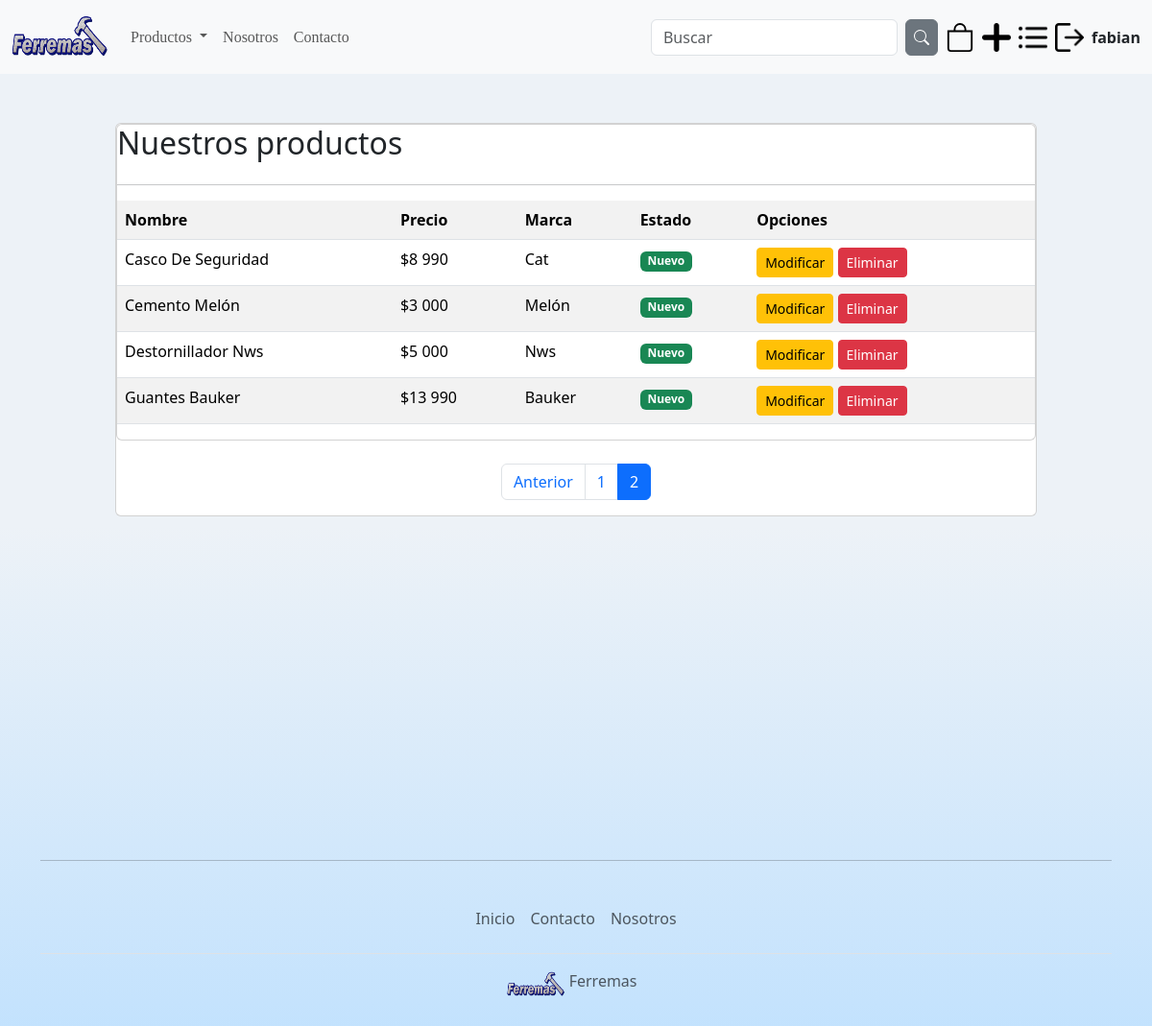
/listarProductos/?page=2 (signed in), run on an earlier commit of the app's database.
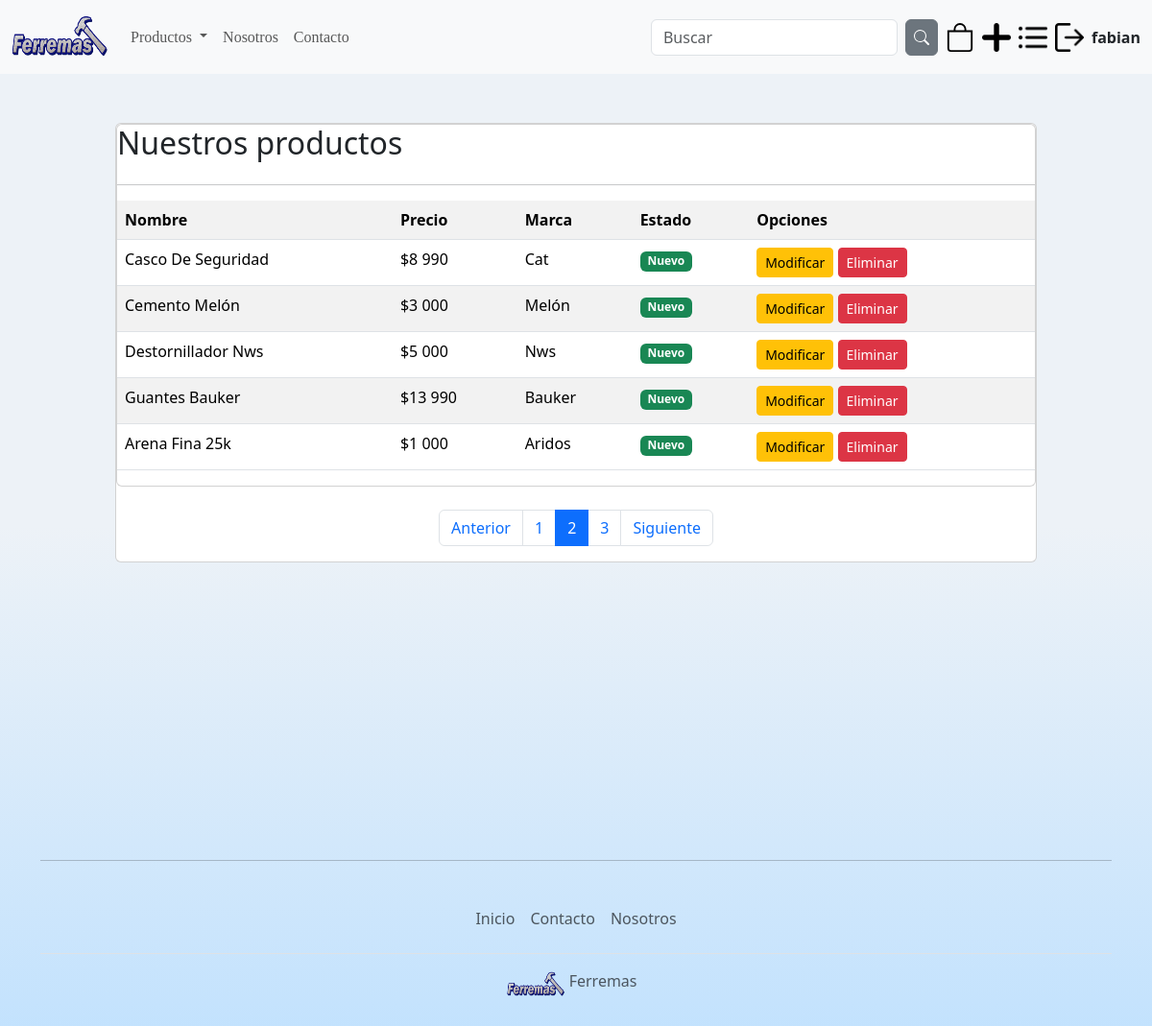
And on a later commit of the database.
### app/models.py (models this page shows, shortened)
class Producto(models.Model):
    nombre = models.CharField(max_length=50)
    precio = models.IntegerField()
    descripcion = models.TextField
    nuevo = models.BooleanField()
    marca = models.ForeignKey(Marca, on_delete=models.PROTECT)
    categoria = models.ForeignKey(Categoria, on_delete=models.PROTECT, null=True, blank=True)
    subcategoria = models.ForeignKey(Subcategoria, on_delete=models.PROTECT, null=True, blank=True)
    fecha_fabricacion = models.DateField()
    imagen = models.ImageField(upload_to='productos', null=True, blank=True)

class Marca(models.Model):
    nombre = models.CharField(max_length=50)
    def __str__(self):
        return self.nombre

### app/views.py (the view)
@permission_required('app.view_producto')
def listarProductos(request):
    productos = Producto.objects.all()
    page = request.GET.get('page', 1)
    try :
        paginator = Paginator(productos, 5)
        productos = paginator.page(page)
    except:
        raise Http404()
    data = {
        'entity': productos,
        'paginator': paginator
    }
    return render(request, 'app/producto/listar.html', data)

### app/templates/app/producto/listar.html (shortened to what this page needs)
{% extends 'app/base.html' %}
{% block contenido %}
{% load humanize %}
<br><br>
<div class="card">
    <div class="card body">
        <h2>Nuestros productos</h2>
        <hr>
        <table class="table table-striped table-hover table-responsive-sm">
    <tr>
        <th>Nombre</th>
        <th>Precio</th>
        <th>Marca</th>
        <th>Estado</th>
        <th> Opciones</th>
    </tr>
    {% for p in entity %}
    <tr>
        <td>{{p.nombre | title}}</td>
        <td>${{p.precio | intcomma }}</td>
        <td>{{p.marca | title}}</td>
        <td>
            {% if p.nuevo %}
                <span class="badge bg-success">Nuevo</span>
            {% else %}
                <span class="badge bg-danger">Usado</span>
            {% endif %}
        </td>
        <td>
            {% if perms.app.change_producto %}
            <a href="{% url 'modificar_Producto' p.id %}" class=" btn btn-warning btn-sm">Modificar</a>
            {% endif %}
            {% if perms.app.delete_producto %}
            <a href="#" onclick="eliminarProducto({{ p.id }}); return false;" class="btn btn-danger btn-sm">Eliminar</a>
            {% endif %}
        </td>
    </tr>
    {%endfor %}
</table>
</div>
<br>
{% include 'app/paginator.html' %}
</div>
{% endblock %}

What changed in the data, as far as the page shows it:
added Producto: nombre "Arena Fina 25k", precio "1 000", marca "Aridos", nuevo "Nuevo"
Also different on the page:
new list line: "3"
text now shown: "Siguiente"
